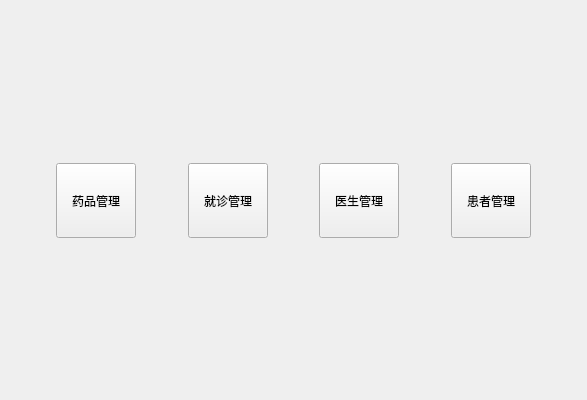
<?xml version="1.0" encoding="UTF-8"?>
<ui version="4.0">
 <class>WelcomeView</class>
 <widget class="QWidget" name="WelcomeView">
  <property name="geometry">
   <rect>
    <x>0</x>
    <y>0</y>
    <width>587</width>
    <height>400</height>
   </rect>
  </property>
  <property name="windowTitle">
   <string>欢迎</string>
  </property>
  <layout class="QGridLayout" name="gridLayout_2">
   <item row="0" column="0">
    <spacer name="verticalSpacer">
     <property name="orientation">
      <enum>Qt::Orientation::Vertical</enum>
     </property>
     <property name="sizeHint" stdset="0">
      <size>
       <width>20</width>
       <height>110</height>
      </size>
     </property>
    </spacer>
   </item>
   <item row="1" column="0">
    <layout class="QGridLayout" name="gridLayout">
     <item row="0" column="0">
      <spacer name="horizontalSpacer_5">
       <property name="orientation">
        <enum>Qt::Orientation::Horizontal</enum>
       </property>
       <property name="sizeHint" stdset="0">
        <size>
         <width>30</width>
         <height>72</height>
        </size>
       </property>
      </spacer>
     </item>
     <item row="0" column="1">
      <widget class="QPushButton" name="btMedicine">
       <property name="minimumSize">
        <size>
         <width>75</width>
         <height>75</height>
        </size>
       </property>
       <property name="text">
        <string>药品管理</string>
       </property>
      </widget>
     </item>
     <item row="0" column="2">
      <spacer name="horizontalSpacer_3">
       <property name="orientation">
        <enum>Qt::Orientation::Horizontal</enum>
       </property>
       <property name="sizeHint" stdset="0">
        <size>
         <width>30</width>
         <height>72</height>
        </size>
       </property>
      </spacer>
     </item>
     <item row="0" column="3">
      <widget class="QPushButton" name="btRecord">
       <property name="minimumSize">
        <size>
         <width>75</width>
         <height>75</height>
        </size>
       </property>
       <property name="text">
        <string>就诊管理</string>
       </property>
      </widget>
     </item>
     <item row="0" column="4">
      <spacer name="horizontalSpacer">
       <property name="orientation">
        <enum>Qt::Orientation::Horizontal</enum>
       </property>
       <property name="sizeHint" stdset="0">
        <size>
         <width>30</width>
         <height>72</height>
        </size>
       </property>
      </spacer>
     </item>
     <item row="0" column="5">
      <widget class="QPushButton" name="btDoctor">
       <property name="minimumSize">
        <size>
         <width>75</width>
         <height>75</height>
        </size>
       </property>
       <property name="text">
        <string>医生管理</string>
       </property>
      </widget>
     </item>
     <item row="0" column="6">
      <spacer name="horizontalSpacer_2">
       <property name="orientation">
        <enum>Qt::Orientation::Horizontal</enum>
       </property>
       <property name="sizeHint" stdset="0">
        <size>
         <width>30</width>
         <height>72</height>
        </size>
       </property>
      </spacer>
     </item>
     <item row="0" column="7">
      <widget class="QPushButton" name="btPatient">
       <property name="minimumSize">
        <size>
         <width>75</width>
         <height>75</height>
        </size>
       </property>
       <property name="text">
        <string>患者管理</string>
       </property>
      </widget>
     </item>
     <item row="0" column="8">
      <spacer name="horizontalSpacer_6">
       <property name="orientation">
        <enum>Qt::Orientation::Horizontal</enum>
       </property>
       <property name="sizeHint" stdset="0">
        <size>
         <width>30</width>
         <height>72</height>
        </size>
       </property>
      </spacer>
     </item>
    </layout>
   </item>
   <item row="2" column="0">
    <spacer name="verticalSpacer_2">
     <property name="orientation">
      <enum>Qt::Orientation::Vertical</enum>
     </property>
     <property name="sizeHint" stdset="0">
      <size>
       <width>20</width>
       <height>109</height>
      </size>
     </property>
    </spacer>
   </item>
  </layout>
 </widget>
 <resources/>
 <connections/>
</ui>
